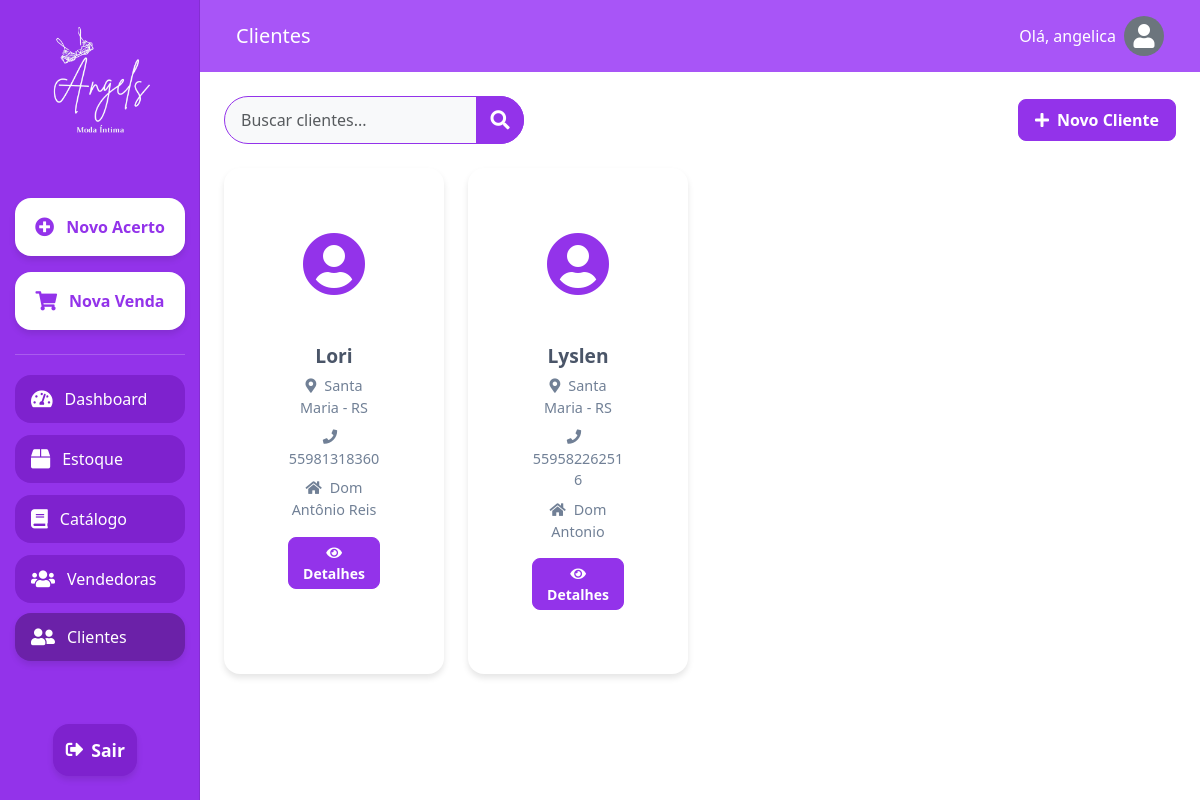
The app's page /clientes/ (signed in), older data.
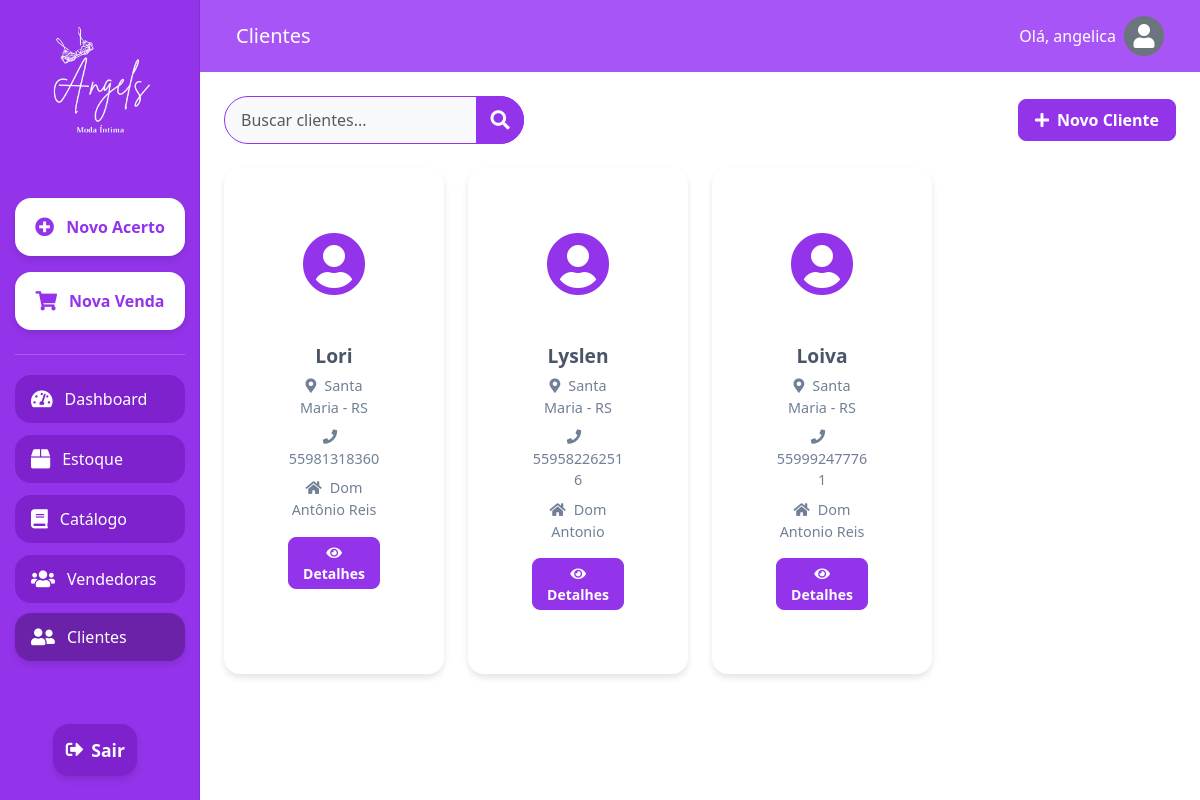
The same page, newer data.
### setup/models.py (models this page shows, shortened)
class Cliente(models.Model):
    nome = models.CharField(max_length=100)
    logradouro = models.CharField(max_length=200, default="Não informado")
    bairro = models.CharField(max_length=100, default="Não informado")
    cidade = models.CharField(max_length=100, default="Não informada")
    uf = models.CharField(max_length=2, default="UF")
    telefone = models.CharField(max_length=20, default="Não informado")

### setup/views.py (the view)
# urls.py: path('clientes/', views.clientes, name='clientes'),
@login_required
def clientes(request):
    clientes = Cliente.objects.all()
    form = ClienteForm()
    return render(request, 'clientes.html', {'clientes': clientes, 'form': form})

### setup/forms.py
class ClienteForm(forms.ModelForm):
    class Meta:
        model = Cliente
        fields = ['nome', 'logradouro', 'bairro', 'cidade', 'uf', 'telefone']
        widgets = {
            'nome': forms.TextInput(attrs={'class': 'form-control', 'placeholder': 'Nome do Cliente'}),
            'logradouro': forms.TextInput(attrs={'class': 'form-control', 'placeholder': 'Logradouro'}),
            'bairro': forms.TextInput(attrs={'class': 'form-control', 'placeholder': 'Bairro'}),
            'cidade': forms.TextInput(attrs={'class': 'form-control', 'placeholder': 'Cidade'}),
            'uf': forms.TextInput(attrs={'class': 'form-control', 'placeholder': 'UF'}),
            'telefone': forms.TextInput(attrs={'class': 'form-control', 'placeholder': 'Telefone'}),
        }

### setup/templates/clientes.html (shortened to what the changed rows need)
{% extends 'base.html' %}
{% load static %}
{% block content %}
<!DOCTYPE html>
<html lang="pt-br">
<head>
    <link href="https://cdn.jsdelivr.net/npm/bootstrap@5.3.0/dist/css/bootstrap.min.css" rel="stylesheet">
    <link href="https://cdnjs.cloudflare.com/ajax/libs/font-awesome/5.15.3/css/all.min.css" rel="stylesheet">
</head>
<body>
    <div class="container-fluid vh-100">
        <div class="row h-100">
            <main class="col-md-9 ms-sm-auto col-lg-10 px-md-4">
                <div class="row row-cols-1 row-cols-md-2 row-cols-lg-3 row-cols-xl-4 g-4" id="clienteGrid">
                    {% for cliente in clientes %}
                    <div class="col">
                        <div class="card cliente-card h-100">
                            <div class="card-body cliente-details">
                                <div class="text-center mb-4">
                                    <i class="fas fa-user-circle cliente-icon"></i>
                                </div>
                                <h5 class="card-title cliente-name text-center">{{ cliente.nome }}</h5>
                                <p class="card-text cliente-info text-center"><i class="fas fa-map-marker-alt me-2"></i>{{ cliente.cidade }} - {{ cliente.uf }}</p>
                                <p class="card-text cliente-info text-center"><i class="fas fa-phone me-2"></i>{{ cliente.telefone }}</p>
                                <p class="card-text cliente-info text-center"><i class="fas fa-home me-2"></i>{{ cliente.bairro }}</p>
                                <div class="cliente-actions">
                                    <button class="btn btn-sm btn-primary btn-action" onclick="openClienteModal('{{ cliente.id }}', '{{ cliente.nome }}', '{{ cliente.cidade }}', '{{ cliente.uf }}', '{{ cliente.telefone }}', '{{ cliente.bairro }}', '{{ cliente.logradouro }}', '{{ cliente.status }}')">
                                        <i class="fas fa-eye"></i> Detalhes
                                    </button>
                                </div>
                            </div>
                        </div>
                    </div>
                    {% empty %}
                    <div class="col-12">
                        <p class="text-center">Nenhum cliente cadastrado.</p>
                    </div>
                    {% endfor %}
                </div>
            </main>
        </div>
    </div>
</body>
</html>
{% endblock %}

Row changes from the older to the newer data that the page shows:
added Cliente: nome "Loiva", cidade "Santa Maria", uf "RS", telefone "559992477761", bairro "Dom Antonio Reis"
